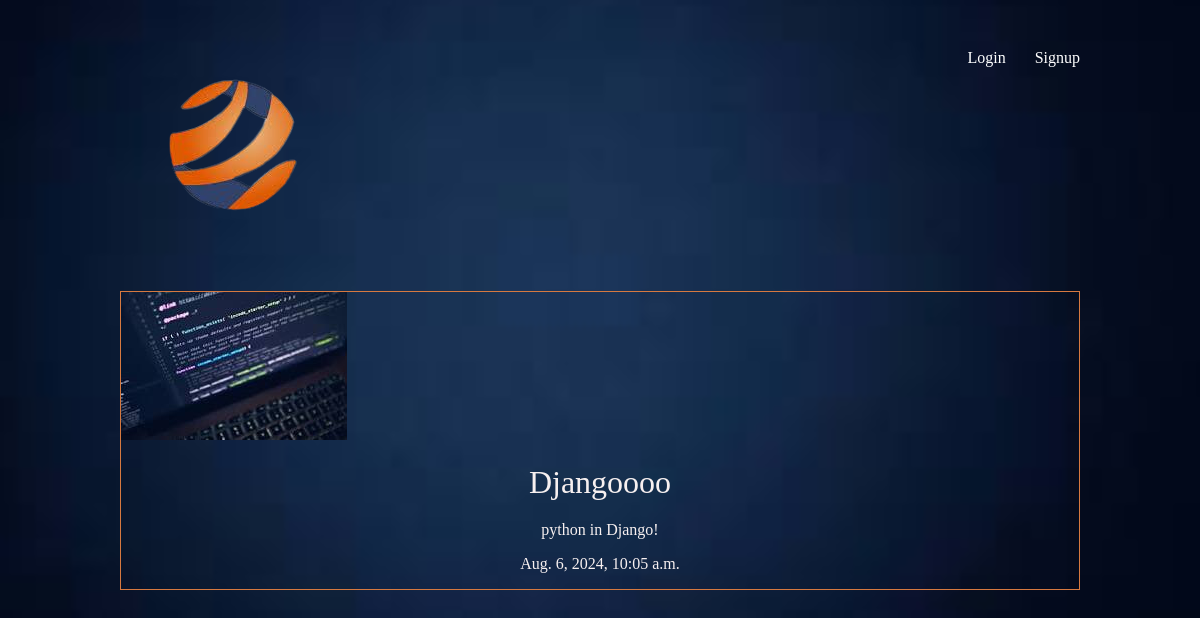
The app's page /telegram_bot/Django-rules/ with its own data.
### telegram_bot/models.py (models this page shows, shortened)
class Article(models.Model):
    title = models.CharField(max_length =100)
    slug = models.SlugField()
    body = models.TextField()
    date = models.DateTimeField(auto_now_add = True)
    thumb = models.ImageField(default = "default.png", blank = True)
    author = models.ForeignKey(User,on_delete=models.CASCADE,default=None)

### telegram_bot/views.py (the view)
# urls.py: re_path(r'^(?P<slug>[\w-]+)/$',views.articles_detail,name='detail'),
def articles_detail(request,slug):
    article = Article.objects.get(slug = slug)
    return render(request, "hello/articles_detail.html",{"article":article})

### telegram_bot/templates/hello/articles_detail.html
{% extends 'base_layout.html' %}
{% block content %}
<div class = "article-detail">
<div class = "article">
    <img src="{{article.thumb.url}}"/>
<h2>{{article.title}}</h2>
<p>{{article.body}}</p>
<p>{{article.date}}</p>
</div>
</div>
{% endblock %}

### my_first_bot/mystaticfiles/styles.css (style rules this page uses)
body { background-color: #0f120f; background-image: url('blue.png'); background-size: cover; background-position: center; font-family: Ubuntu ; color: #f7f0f0; }
h1,h2,h3,h4,h5 { font-weight: normal; margin:0; }
div.wrapper h2 { text-align:center; margin: 100px auto; font-size: 2em; }
.article { padding:10px; border: 1px solid #D67940; position: relative; padding-bottom:40px; }
.article h2 { font-size:2em; }
.article-detail .article { padding:0; }
.article-detail .article img { max-width:100%; }
.article-detail .article h2 { text-align: center; margin: 20px auto; font-size:2em; }
.article-detail .article p { text-align:center; }

### records on screen
Article: thumb (picture), title "Djangoooo", body "python in Django!", date "Aug. 6, 2024, 10:05 a.m."
